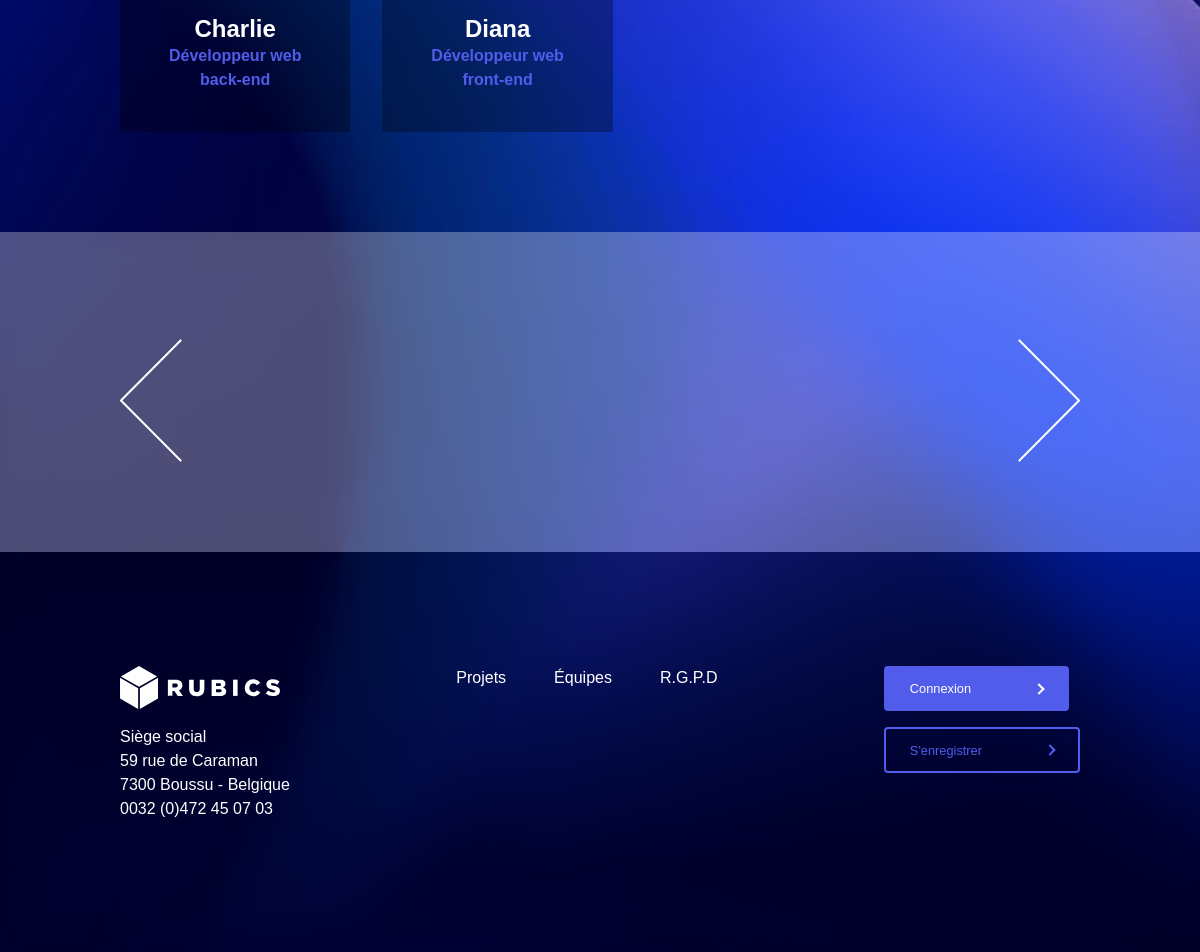
Before: /view/view-home.php (lower part) with the older database file.
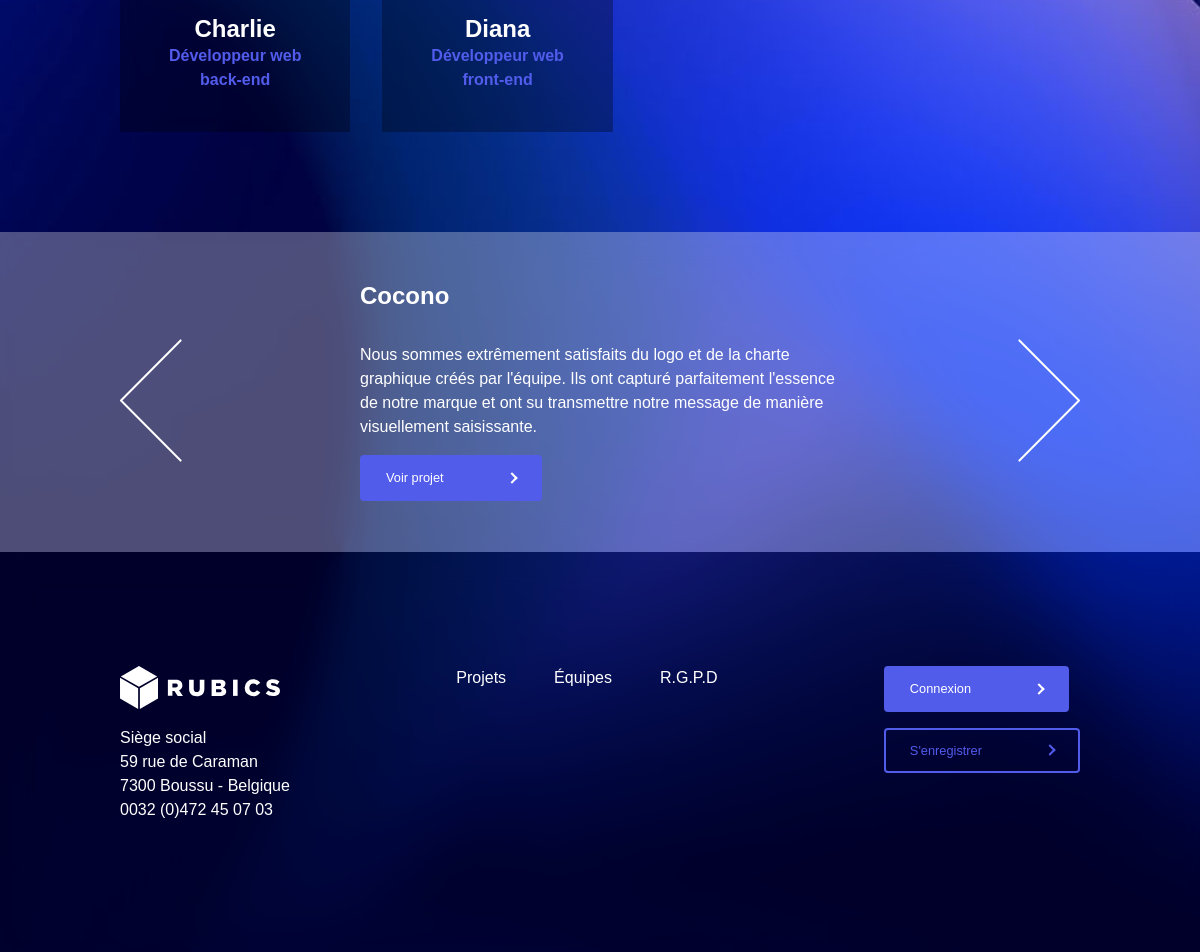
After: the same page with the newer database file.
### tables this page shows
CREATE TABLE `project` (
  `id` int(11) NOT NULL,
  `name` varchar(50) NOT NULL,
  `description` text NOT NULL,
  `created_at` timestamp NOT NULL DEFAULT CURRENT_TIMESTAMP ON UPDATE CURRENT_TIMESTAMP,
  `finished_at` timestamp NULL DEFAULT NULL,
  `finalized` tinyint(4) NOT NULL,
  `request_id` int(11) NOT NULL,
  `comment` text
);

### model/projectModel.php (called while the page is built, shortened)
<?php
include($_SERVER['DOCUMENT_ROOT'] . "/Rubics/model/dbconnect.php");
function getAllProjectsActive()
{
    global $bdd;
    $query = "SELECT * FROM project WHERE finalized = 1";
    $stmt = $bdd->prepare($query);
    $stmt->execute();
    $projects = $stmt->fetchAll(PDO::FETCH_ASSOC);
    return $projects;
}

### view/view-home.php (the view, shortened to what this page needs)
<?php
include ($_SERVER['DOCUMENT_ROOT'] . "/Rubics/view/component/view-user-header.php");
include ($_SERVER['DOCUMENT_ROOT'] . "/Rubics/model/projectModel.php");
$projects = getAllProjectsActive();
?>
<div class="container-items">
    <div class="container-content section-three">
        <div class="left">
            <div class="card-item">
                <h3>Charlie</h3>
                <p class="ft-weight-bold clr-third">Développeur web<br> back-end</p>
            </div>
            <div class="card-item">
                <h3>Diana</h3>
                <p class="ft-weight-bold clr-third">Développeur web<br> front-end</p>
            </div>
        </div>
    </div>
    <div class="slider">
        <?php
        foreach ($projects as $project) {
            echo "<div class='slide'>";
            echo "<h3>" . $project['name'] . "</h3><br>";
            echo "<p class='clr-white'>" . $project['comment'] . "</p>";
            echo "<div class='cta'>";
            echo "<a class='btn' href='view-project-details.php?id=" . $project['id'] . "'>Voir projet<span class='arrow right'></span></a>";
            echo "</div>";
            echo "</div>";
        }
        ?>
        <a class="prev" onclick="plusSlides(-1)"><img
                src="<?php $_SERVER['DOCUMENT_ROOT']; ?>/Rubics/public/icon/icon-arrow-left.svg"
                alt="left arrow icon"></a>
        <a class="next" onclick="plusSlides(1)"><img
                src="<?php $_SERVER['DOCUMENT_ROOT']; ?>/Rubics/public/icon/icon-arrow-right.svg"
                alt="right arrow icon"></a>
    </div>
    <?php
    include ($_SERVER['DOCUMENT_ROOT'] . "/Rubics/view/component/view-user-footer.php");
    ?>

Changed rows visible on the page:
now on this page (row edited): project: name "Cocono", comment "Nous sommes extrêmement satisfaits du logo et de la charte graphique créés par l'équipe. Ils ont capturé parfaitement l'essence de notre marque et ont su transmettre notre message de manière visuellement saisissante."
